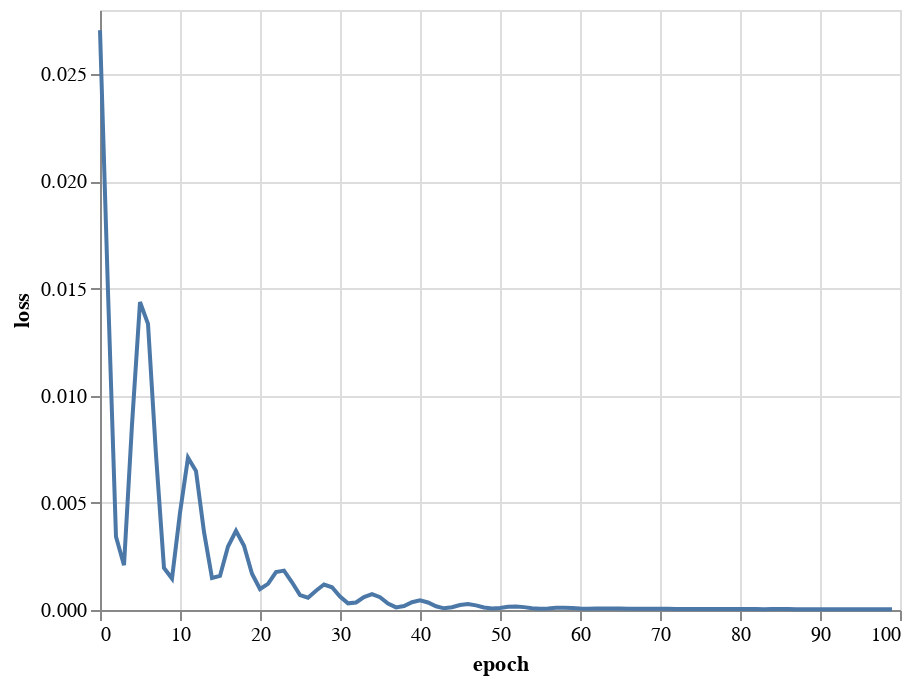

This figure's notebook cell:
### Markdown cell above
# Cartpole Training

### Code cell
Q = np.diag([0.1, 20, 1, 1])
R = np.array([2])


def train_cart_pole(
    num_samples=10,
    num_theta_samples=51,
    epochs=10,
    target_state=[0.0, np.pi, 0.0, 0.0],
    discount_factor=0.9999,
):

    # Create the plant
    builder = DiagramBuilder()
    plant, _ = AddMultibodyPlantSceneGraph(builder, time_step=0.0)
    Parser(plant).AddModelFromFile("cartpole.urdf")
    plant.Finalize()
    plant_context = plant.CreateDefaultContext()
    builder.Build()

    # Create the state grid
    x_states_cart = np.linspace(-0.5, 0.5, num_samples)
    theta_states_cart = np.linspace(np.pi - 0.05, np.pi + 0.05, num_theta_samples)
    x_dot_states_cart = np.linspace(-5, 5, num_samples)
    theta_dot_states_cart = np.linspace(-0.4, 0.4, num_samples)
    state_grid_cart = np.meshgrid(
        x_states_cart,
        theta_states_cart,
        x_dot_states_cart,
        theta_dot_states_cart,
        indexing="ij",
    )
    state_grid = np.vstack([s.flatten() for s in state_grid_cart])

    # zero cost state
    target_state = np.array(target_state).reshape(-1, 1)

    # A neural network for the cartpole
    mlp = MultilayerPerceptron(
        [False, True, False, False],
        [128, 128, 1],
        [
            PerceptronActivationType.kReLU,
            PerceptronActivationType.kReLU,
            PerceptronActivationType.kIdentity,
        ],
    )

    # train the neural network
    mlp_context, loss_over_time = ContinuousFittedValueIteration(
        plant,
        plant_context,
        mlp,
        partial(compute_state_cost, Q, target_state),
        compute_u_star,
        R,
        state_grid,
        time_step=0.01,
        discount_factor=discount_factor,
        lr=1e-4,
        minibatch=32,
        epochs=epochs,
        optimization_steps_per_epoch=100,
        input_limits=None,
        target_state=target_state,
    )

    J = mlp.BatchOutput(mlp_context, state_grid)[0].reshape(
        num_samples, num_theta_samples, num_samples, num_samples
    )

    states = pd.DataFrame(
        {
            "x": state_grid[0].ravel(),
            "theta": state_grid[1].ravel(),
            "x_dot": state_grid[2].ravel(),
            "theta_dot": state_grid[3].ravel(),
            "J": J.ravel(),
        }
    )

    return mlp, mlp_context, loss_over_time, states, J


mlp, mlp_context, loss_over_time, states, J = train_cart_pole(
    epochs=300, num_samples=21, discount_factor=0.9999
)
plot_loss(loss_over_time)

### Figure 1 — Vega-Lite specification as saved in the notebook (floating-point values rounded to 4 significant figures)
{"config": {"view": {"continuousWidth": 400, "continuousHeight": 300}}, "data": {"name": "data-d11c8f1578e6e601891406ad9c43a669"}, "mark": "line", "encoding": {"x": {"field": "epoch", "type": "quantitative"}, "y": {"field": "loss", "type": "quantitative"}}, "$schema": "https://vega.github.io/schema/vega-lite/v4.17.0.json", "datasets": {"data-d11c8f1578e6e601891406ad9c43a669": [{"epoch": 0, "loss": 0.02705}, {"epoch": 1, "loss": 0.01485}, {"epoch": 2, "loss": 0.003416}, {"epoch": 3, "loss": 0.00209}, {"epoch": 4, "loss": 0.008655}, {"epoch": 5, "loss": 0.01437}, {"epoch": 6, "loss": 0.01335}, {"epoch": 7, "loss": 0.007238}, {"epoch": 8, "loss": 0.001964}, {"epoch": 9, "loss": 0.001469}, {"epoch": 10, "loss": 0.004543}, {"epoch": 11, "loss": 0.00711}, {"epoch": 12, "loss": 0.006484}, {"epoch": 13, "loss": 0.003645}, {"epoch": 14, "loss": 0.001493}, {"epoch": 15, "loss": 0.001589}, {"epoch": 16, "loss": 0.002963}, {"epoch": 17, "loss": 0.003691}, {"epoch": 18, "loss": 0.002999}, {"epoch": 19, "loss": 0.001689}, {"epoch": 20, "loss": 0.0009797}, {"epoch": 21, "loss": 0.001222}, {"epoch": 22, "loss": 0.001772}, {"epoch": 23, "loss": 0.001836}, {"epoch": 24, "loss": 0.001293}, {"epoch": 25, "loss": 0.0006945}, {"epoch": 26, "loss": 0.0005743}, {"epoch": 27, "loss": 0.0009018}, {"epoch": 28, "loss": 0.001189}, {"epoch": 29, "loss": 0.001061}, {"epoch": 30, "loss": 0.0006321}, {"epoch": 31, "loss": 0.0003117}, {"epoch": 32, "loss": 0.0003493}, {"epoch": 33, "loss": 0.0006057}, {"epoch": 34, "loss": 0.0007452}, {"epoch": 35, "loss": 0.0005962}, {"epoch": 36, "loss": 0.0002983}, {"epoch": 37, "loss": 0.0001209}, {"epoch": 38, "loss": 0.0001838}, {"epoch": 39, "loss": 0.000364}, {"epoch": 40, "loss": 0.0004482}, {"epoch": 41, "loss": 0.0003504}, {"epoch": 42, "loss": 0.0001728}, {"epoch": 43, "loss": 7.838e-05}, {"epoch": 44, "loss": 0.0001264}, {"epoch": 45, "loss": 0.0002338}, {"epoch": 46, "loss": 0.0002778}, {"epoch": 47, "loss": 0.0002175}, {"epoch": 48, "loss": 0.0001169}, {"epoch": 49, "loss": 6.623e-05}, {"epoch": 50, "loss": 9.255e-05}, {"epoch": 51, "loss": 0.0001478}, {"epoch": 52, "loss": 0.0001676}, {"epoch": 53, "loss": 0.0001344}, {"epoch": 54, "loss": 8.39e-05}, {"epoch": 55, "loss": 6.082e-05}, {"epoch": 56, "loss": 7.536e-05}, {"epoch": 57, "loss": 0.0001013}, {"epoch": 58, "loss": 0.0001085}, {"epoch": 59, "loss": 9.133e-05}, {"epoch": 60, "loss": 6.839e-05}, {"epoch": 61, "loss": 5.92e-05}, {"epoch": 62, "loss": 6.582e-05}, {"epoch": 63, "loss": 7.523e-05}, {"epoch": 64, "loss": 7.53e-05}, {"epoch": 65, "loss": 6.61e-05}, {"epoch": 66, "loss": 5.669e-05}, {"epoch": 67, "loss": 5.392e-05}, {"epoch": 68, "loss": 5.657e-05}, {"epoch": 69, "loss": 5.872e-05}, {"epoch": 70, "loss": 5.684e-05}, {"epoch": 71, "loss": 5.264e-05}, {"epoch": 72, "loss": 4.984e-05}, {"epoch": 73, "loss": 4.981e-05}, {"epoch": 74, "loss": 5.066e-05}, {"epoch": 75, "loss": 4.998e-05}, {"epoch": 76, "loss": 4.76e-05}, {"epoch": 77, "loss": 4.541e-05}, {"epoch": 78, "loss": 4.483e-05}, {"epoch": 79, "loss": 4.529e-05}, {"epoch": 80, "loss": 4.51e-05}, {"epoch": 81, "loss": 4.356e-05}, {"epoch": 82, "loss": 4.167e-05}, {"epoch": 83, "loss": 4.072e-05}, {"epoch": 84, "loss": 4.095e-05}, {"epoch": 85, "loss": 4.142e-05}, {"epoch": 86, "loss": 4.102e-05}, {"epoch": 87, "loss": 3.966e-05}, {"epoch": 88, "loss": 3.828e-05}, {"epoch": 89, "loss": 3.776e-05}, {"epoch": 90, "loss": 3.803e-05}, {"epoch": 91, "loss": 3.823e-05}, {"epoch": 92, "loss": 3.769e-05}, {"epoch": 93, "loss": 3.662e-05}, {"epoch": 94, "loss": 3.574e-05}, {"epoch": 95, "loss": 3.55e-05}, {"epoch": 96, "loss": 3.565e-05}, {"epoch": 97, "loss": 3.562e-05}, {"epoch": 98, "loss": 3.51e-05}, {"epoch": 99, "loss": 3.429e-05}]}}
